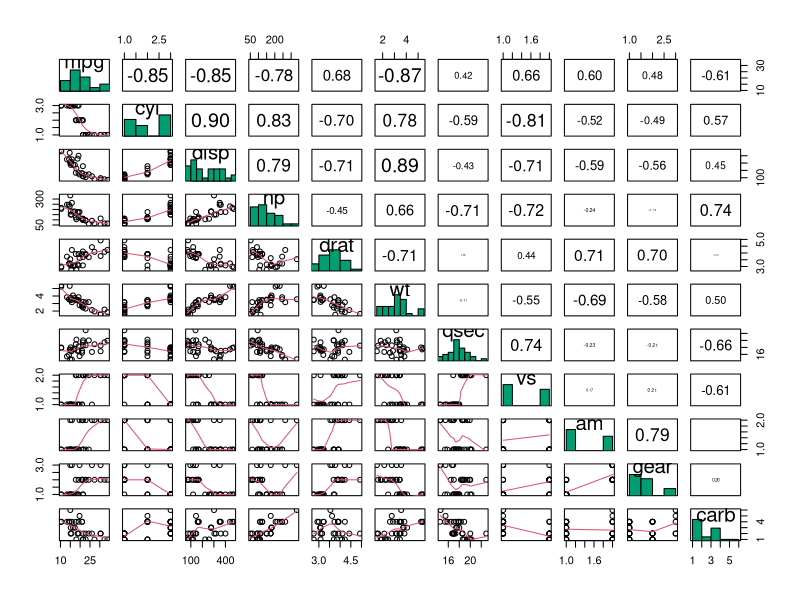
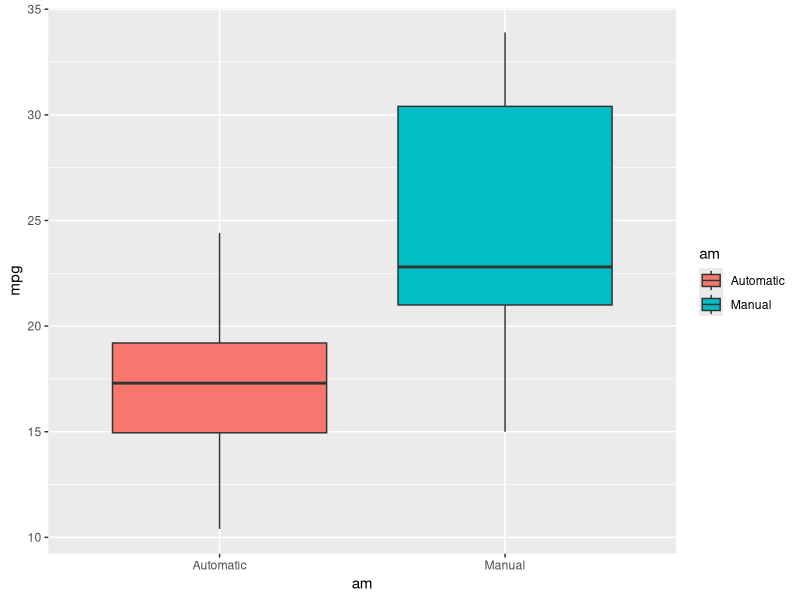
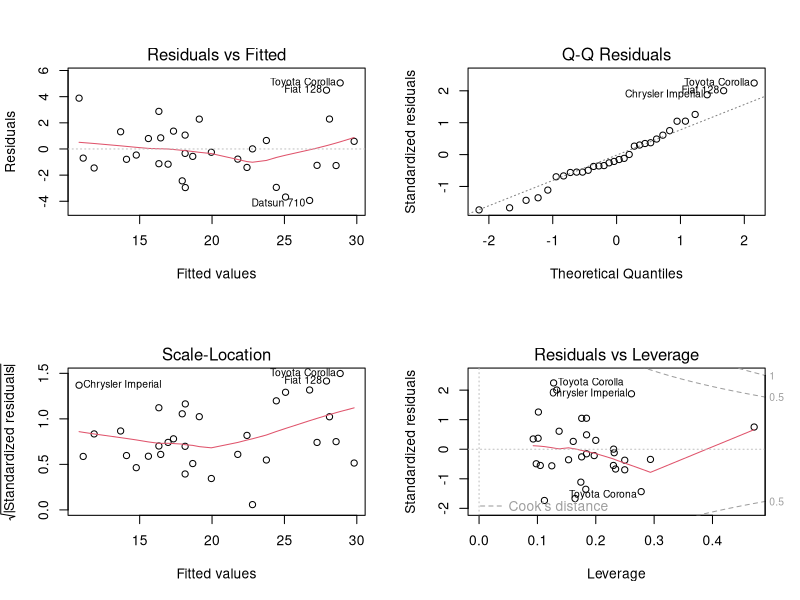

Source code (R) for these figures, in order:
## ---- chunk 1
data(mtcars)
head(mtcars)
## ---- chunk 2
data(mtcars)
mtcars$cyl <- factor(mtcars$cyl)
mtcars$vs <- factor(mtcars$vs)
mtcars$gear <- factor(mtcars$gear)
mtcars$carb <- factor(mtcars$carb)
mtcars$am <- factor(mtcars$am,labels=c('Automatic','Manual'))
## ---- chunk 3
mod1<-lm(mpg ~ am, data = mtcars)
summary(mod1)$coef
## ---- chunk 4
mod2<-lm(mpg ~ ., data = mtcars)
mod3<-step(mod2, direction = "both")
summary(mod3)
## ---- chunk 5
anova(mod1, mod3)
## ---- chunk 6
data(mtcars)
head(mtcars)
## ---- chunk 7
mod1<-lm(mpg ~ am, data = mtcars)
summary(mod1)
## ---- chunk 8
mod2<-lm(mpg ~ cyl + hp + wt + am, data = mtcars)
summary(mod2)
## ---- chunk 9
anova(mod1, mod3)
## ---- chunk 10
panel.cor.scale <- function(x, y, digits=2, prefix="", cex.cor)
{
  usr <- par("usr"); on.exit(par(usr))
  par(usr = c(0, 1, 0, 1))
  r = (cor(x, y,use="pairwise"))
  txt <- format(c(r, 0.123456789), digits=digits)[1]
	txt <- paste(prefix, txt, sep="")
	if(missing(cex.cor)) cex <- 0.5/strwidth(txt)
	text(0.5, 0.5, txt, cex = 2 * abs(r))
}


panel.cor <- function(x, y, digits=2, prefix="", cex.cor)
{
	usr <- par("usr"); on.exit(par(usr))
	par(usr = c(0, 1, 0, 1))
	r = (cor(x, y,use="pairwise"))
	txt <- format(c(r, 0.123456789), digits=digits)[1]
	txt <- paste(prefix, txt, sep="")
	if(missing(cex.cor)) cex <- 0.5/strwidth(txt)
	text(0.5, 0.5, txt, cex = 2 * abs(r))
}


panel.hist <- function(x, ...)
{
	usr <- par("usr"); on.exit(par(usr))
	par(usr = c(usr[1:2], 0, 1.5) )
	h <- hist(x, plot = FALSE)
	breaks <- h$breaks; nB <- length(breaks)
	y <- h$counts; y <- y/max(y)
	rect(breaks[-nB], 0, breaks[-1], y, col="#009E73", ...)
}


scatterPlotMatrix <- function (x,y,smooth=TRUE,scale=FALSE)
{if (smooth ){
if (scale) {
	pairs(x,diag.panel=panel.hist,upper.panel=panel.cor.scale,lower.panel=panel.smooth)
}
else {pairs(x,diag.panel=panel.hist,upper.panel=panel.cor,lower.panel=panel.smooth)
} 
}
else
{ if (scale) {pairs(x,diag.panel=panel.hist,upper.panel=panel.cor.scale)
} else {pairs(x,diag.panel=panel.hist,upper.panel=panel.cor) }
}
}

scatterPlotMatrix(mtcars)
## ---- chunk 11
library(ggplot2)
p <- ggplot(mtcars, aes(am, mpg))
p + geom_boxplot(aes(fill=am))
## ---- chunk 12
par(mfrow = c(2,2))
plot(mod3)
